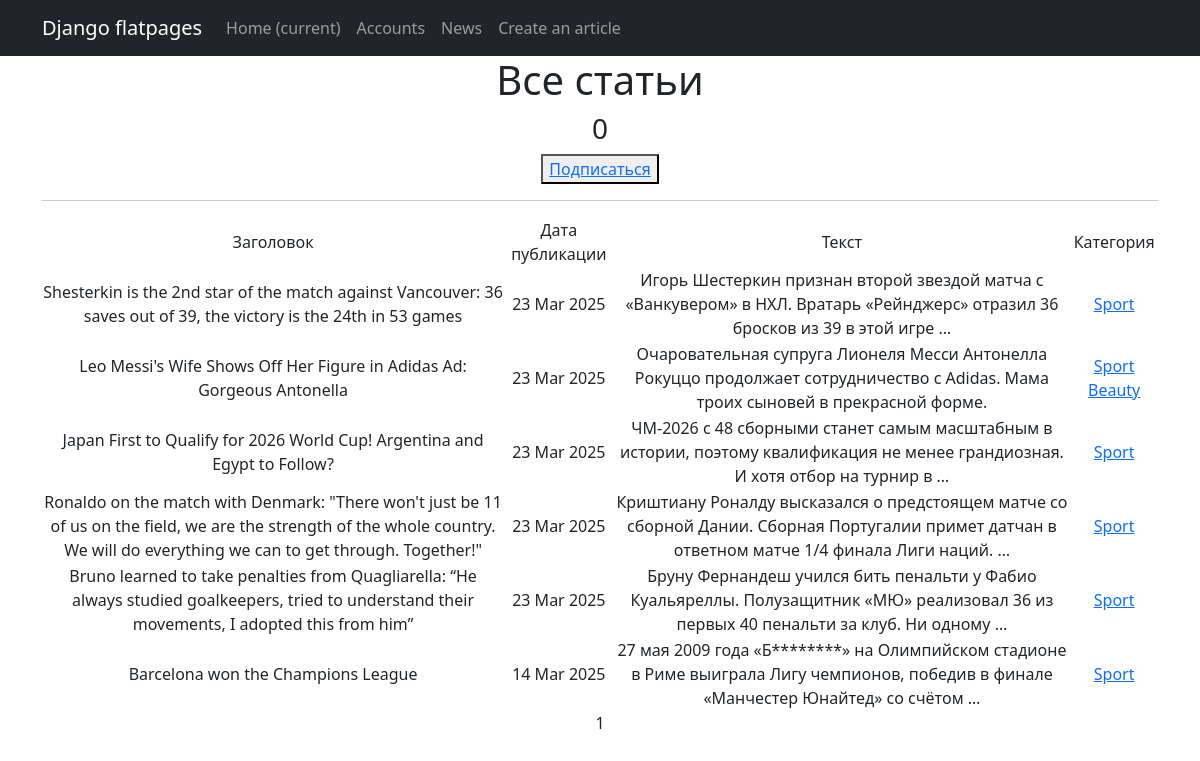
Screenshot of /news/categories/1 with the database file from the repository.
### accounts/models.py (models this page shows, shortened)
class Post(models.Model):
    article = 'AT'
    news = 'NW'
    PUBLICATION = [(article, 'Статья'),(news, 'Новости')]
    author = models.ForeignKey(Author, on_delete = models.CASCADE)
    publication = models.CharField(max_length=2, choices=PUBLICATION, default=article)
    time_of_posting = models.DateTimeField(auto_now_add=True)
    category = models.ManyToManyField(Category, through = 'PostCategory')
    title = models.CharField(max_length = 255)
    text = models.TextField()
    rating = models.IntegerField(default=0)

class Category(models.Model):
    category_name = models.CharField(max_length=100,unique= True)
    subscribers = models.ManyToManyField(User,blank=True,null=True, related_name='categories')
    def __str__(self):
        return self.category_name.title()

### accounts/views.py (the view)
# urls.py: path('categories/<int:pk>',CategoryListView.as_view(),name='category_list'),
class CategoryListView(PostsList):
    model = Post
    template_name = 'category_list.html'
    context_object_name = 'category_news_list'
    def get_queryset(self):
        self.category = get_object_or_404(Category,id=self.kwargs['pk'])
        queryset = Post.objects.filter(category=self.category).order_by('-time_of_posting')
        self.filterset = Post.objects.filter(category=self.category).order_by('-time_of_posting')
        return queryset
    def get_context_data(self, **kwargs):
        context = super().get_context_data(**kwargs)
        context['is_not_subscriber'] = self.request.user not in self.category.subscribers.all()
        context['category']= self.category
        return context

### accounts/templatetags/custom_filters.py (called while the page is built)
@register.filter()
def censor(text):
    if type(text) is str:
        for word in STOP_LIST:
            if word in text.casefold():
                text =text.replace(word[1:], "*" *(len(word)-1))
    return text

### accounts/views.py (called while the page is built)
    def get_context_data(self, **kwargs):
        context = super().get_context_data(**kwargs)
        context['time_now'] = datetime.utcnow()
        context['filterset'] = self.filterset
        return context

### templates/category_list.html (shortened to what this page needs)
{% extends 'flatpages/default.html' %}
{% load custom_filters %}
{% load custom_tags %}
{% block content %}
<h1>Все статьи</h1>
<h3>{{ posts|length }}</h3>
{% if is_not_subscriber %}
<button> <a href="{% url 'subscribe' category.id %}"> Подписаться</a> </button>
{% endif %}
   <hr>
   {% if category_news_list %}
       <table>
           <tr>
               <td>Заголовок</td>
               <td>Дата публикации</td>
               <td>Текст</td>
               <td>Категория</td>
           </tr>
           {% for post in category_news_list %}
           <tr>
               <td>{{ post.title|censor }}</td>
               <td>{{ post.time_of_posting|date:'d M Y' }}</td>
               <td>{{ post.text|truncatewords:20|censor }}</td>
               <td>
                   {% for category in post.category.all %}
                      <a href="{% url 'category_list' category.id%}">{{ category }}</a>
                   {% endfor %}
               </td>
           </tr>
           {% endfor %}
       </table>
   {% else %}
       <h2>Статей нет!</h2>
   {% endif %}
   {{ page_obj.number }}
{% endblock content %}

### rows the page displays
Post: title|censor "Shesterkin is the 2nd star of the match against Vancouver: 36 saves out of 39, the victory is the 24th in 53 games", time_of_posting "23 Mar 2025", text|censor "Игорь Шестеркин признан второй звездой матча с «Ванкувером» в НХЛ. Вратарь «Рейнджерс» отразил 36 бросков из 39 в этой игре …"
Category: category_name "Sport"
Post: title|censor "Leo Messi's Wife Shows Off Her Figure in Adidas Ad: Gorgeous Antonella", time_of_posting "23 Mar 2025", text|censor "Очаровательная супруга Лионеля Месси Антонелла Рокуццо продолжает сотрудничество с Adidas. Мама троих сыновей в прекрасной форме."
Category: category_name "Beauty"
Post: title|censor "Japan First to Qualify for 2026 World Cup! Argentina and Egypt to Follow?", time_of_posting "23 Mar 2025", text|censor "ЧМ-2026 с 48 сборными станет самым масштабным в истории, поэтому квалификация не менее грандиозная. И хотя отбор на турнир в …"
Post: title|censor "Ronaldo on the match with Denmark: \"There won't just be 11 of us on the field, we are the strength of the whole country. We will do everything we can to get through. Together!\"", time_of_posting "23 Mar 2025", text|censor "Криштиану Роналду высказался о предстоящем матче со сборной Дании. Сборная Португалии примет датчан в ответном матче 1/4 финала Лиги наций. …"
Post: title|censor "Bruno learned to take penalties from Quagliarella: “He always studied goalkeepers, tried to understand their movements, I adopted this from him”", time_of_posting "23 Mar 2025", text|censor "Бруну Фернандеш учился бить пенальти у Фабио Куальяреллы. Полузащитник «МЮ» реализовал 36 из первых 40 пенальти за клуб. Ни одному …"
Post: title|censor "Barcelona won the Champions League", time_of_posting "14 Mar 2025", text|censor "27 мая 2009 года «Б********» на Олимпийском стадионе в Риме выиграла Лигу чемпионов, победив в финале «Манчестер Юнайтед» со счётом …"

### other values shown
{{ posts|length }} "0"
{{ page_obj.number }} "1"
